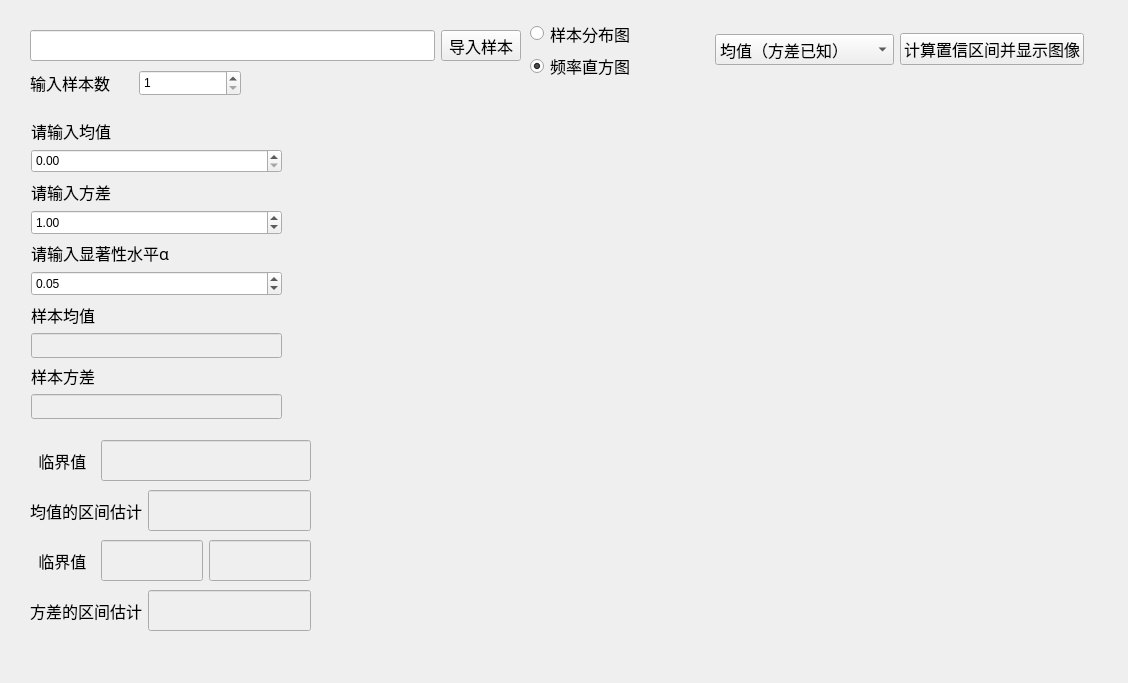
<?xml version="1.0" encoding="UTF-8"?>
<ui version="4.0">
 <class>Simple_m_confidence_interval_Form</class>
 <widget class="QWidget" name="Simple_m_confidence_interval_Form">
  <property name="geometry">
   <rect>
    <x>0</x>
    <y>0</y>
    <width>1128</width>
    <height>683</height>
   </rect>
  </property>
  <property name="windowTitle">
   <string>单个正态总体区间估计</string>
  </property>
  <widget class="Plot" name="widget" native="true">
   <property name="geometry">
    <rect>
     <x>350</x>
     <y>130</y>
     <width>741</width>
     <height>521</height>
    </rect>
   </property>
  </widget>
  <widget class="QWidget" name="layoutWidget">
   <property name="geometry">
    <rect>
     <x>30</x>
     <y>590</y>
     <width>281</width>
     <height>41</height>
    </rect>
   </property>
   <layout class="QHBoxLayout" name="horizontalLayout_2">
    <item>
     <widget class="QLabel" name="label_9">
      <property name="sizePolicy">
       <sizepolicy hsizetype="Preferred" vsizetype="Preferred">
        <horstretch>0</horstretch>
        <verstretch>0</verstretch>
       </sizepolicy>
      </property>
      <property name="font">
       <font>
        <family>Agency FB</family>
        <pointsize>12</pointsize>
       </font>
      </property>
      <property name="text">
       <string>方差的区间估计</string>
      </property>
     </widget>
    </item>
    <item>
     <widget class="QLineEdit" name="lineEdit_25">
      <property name="enabled">
       <bool>false</bool>
      </property>
      <property name="sizePolicy">
       <sizepolicy hsizetype="Expanding" vsizetype="Expanding">
        <horstretch>0</horstretch>
        <verstretch>0</verstretch>
       </sizepolicy>
      </property>
      <property name="maxLength">
       <number>20</number>
      </property>
     </widget>
    </item>
   </layout>
  </widget>
  <widget class="QWidget" name="layoutWidget">
   <property name="geometry">
    <rect>
     <x>30</x>
     <y>490</y>
     <width>281</width>
     <height>41</height>
    </rect>
   </property>
   <layout class="QHBoxLayout" name="horizontalLayout">
    <item>
     <widget class="QLabel" name="label_7">
      <property name="sizePolicy">
       <sizepolicy hsizetype="Preferred" vsizetype="Preferred">
        <horstretch>0</horstretch>
        <verstretch>0</verstretch>
       </sizepolicy>
      </property>
      <property name="font">
       <font>
        <family>Agency FB</family>
        <pointsize>12</pointsize>
       </font>
      </property>
      <property name="text">
       <string>均值的区间估计</string>
      </property>
     </widget>
    </item>
    <item>
     <widget class="QLineEdit" name="lineEdit_21">
      <property name="enabled">
       <bool>false</bool>
      </property>
      <property name="sizePolicy">
       <sizepolicy hsizetype="Expanding" vsizetype="Expanding">
        <horstretch>0</horstretch>
        <verstretch>0</verstretch>
       </sizepolicy>
      </property>
      <property name="maxLength">
       <number>20</number>
      </property>
     </widget>
    </item>
   </layout>
  </widget>
  <widget class="QWidget" name="layoutWidget_2">
   <property name="geometry">
    <rect>
     <x>30</x>
     <y>540</y>
     <width>281</width>
     <height>41</height>
    </rect>
   </property>
   <layout class="QHBoxLayout" name="horizontalLayout_4">
    <item>
     <widget class="QLabel" name="label_10">
      <property name="font">
       <font>
        <family>Agency FB</family>
        <pointsize>12</pointsize>
       </font>
      </property>
      <property name="text">
       <string>  临界值  </string>
      </property>
     </widget>
    </item>
    <item>
     <widget class="QLineEdit" name="lineEdit_4">
      <property name="enabled">
       <bool>false</bool>
      </property>
      <property name="sizePolicy">
       <sizepolicy hsizetype="Expanding" vsizetype="Expanding">
        <horstretch>0</horstretch>
        <verstretch>0</verstretch>
       </sizepolicy>
      </property>
      <property name="maxLength">
       <number>10</number>
      </property>
     </widget>
    </item>
    <item>
     <widget class="QLineEdit" name="lineEdit_5">
      <property name="enabled">
       <bool>false</bool>
      </property>
      <property name="sizePolicy">
       <sizepolicy hsizetype="Expanding" vsizetype="Expanding">
        <horstretch>0</horstretch>
        <verstretch>0</verstretch>
       </sizepolicy>
      </property>
      <property name="maxLength">
       <number>10</number>
      </property>
     </widget>
    </item>
   </layout>
  </widget>
  <widget class="QWidget" name="layoutWidget">
   <property name="geometry">
    <rect>
     <x>30</x>
     <y>440</y>
     <width>281</width>
     <height>41</height>
    </rect>
   </property>
   <layout class="QHBoxLayout" name="horizontalLayout_3">
    <item>
     <widget class="QLabel" name="label_2">
      <property name="font">
       <font>
        <family>Agency FB</family>
        <pointsize>12</pointsize>
       </font>
      </property>
      <property name="text">
       <string>  临界值  </string>
      </property>
     </widget>
    </item>
    <item>
     <widget class="QLineEdit" name="lineEdit_3">
      <property name="enabled">
       <bool>false</bool>
      </property>
      <property name="sizePolicy">
       <sizepolicy hsizetype="Expanding" vsizetype="Expanding">
        <horstretch>0</horstretch>
        <verstretch>0</verstretch>
       </sizepolicy>
      </property>
      <property name="maxLength">
       <number>10</number>
      </property>
     </widget>
    </item>
   </layout>
  </widget>
  <widget class="QWidget" name="layoutWidget">
   <property name="geometry">
    <rect>
     <x>31</x>
     <y>118</y>
     <width>251</width>
     <height>301</height>
    </rect>
   </property>
   <layout class="QGridLayout" name="gridLayout">
    <item row="0" column="0">
     <widget class="QLabel" name="label_6">
      <property name="sizePolicy">
       <sizepolicy hsizetype="Preferred" vsizetype="Expanding">
        <horstretch>0</horstretch>
        <verstretch>0</verstretch>
       </sizepolicy>
      </property>
      <property name="font">
       <font>
        <family>Agency FB</family>
        <pointsize>12</pointsize>
       </font>
      </property>
      <property name="text">
       <string>请输入均值</string>
      </property>
     </widget>
    </item>
    <item row="1" column="0">
     <widget class="QDoubleSpinBox" name="doubleSpinBox_2">
      <property name="sizePolicy">
       <sizepolicy hsizetype="Minimum" vsizetype="Expanding">
        <horstretch>0</horstretch>
        <verstretch>0</verstretch>
       </sizepolicy>
      </property>
      <property name="maximum">
       <double>99999999999999991611392.000000000000000</double>
      </property>
     </widget>
    </item>
    <item row="2" column="0">
     <widget class="QLabel" name="label_4">
      <property name="sizePolicy">
       <sizepolicy hsizetype="Preferred" vsizetype="Expanding">
        <horstretch>0</horstretch>
        <verstretch>0</verstretch>
       </sizepolicy>
      </property>
      <property name="font">
       <font>
        <family>Agency FB</family>
        <pointsize>12</pointsize>
       </font>
      </property>
      <property name="text">
       <string>请输入方差</string>
      </property>
     </widget>
    </item>
    <item row="3" column="0">
     <widget class="QDoubleSpinBox" name="doubleSpinBox_3">
      <property name="sizePolicy">
       <sizepolicy hsizetype="Minimum" vsizetype="Expanding">
        <horstretch>0</horstretch>
        <verstretch>0</verstretch>
       </sizepolicy>
      </property>
      <property name="maximum">
       <double>1000000000000000013287555072.000000000000000</double>
      </property>
      <property name="value">
       <double>1.000000000000000</double>
      </property>
     </widget>
    </item>
    <item row="4" column="0">
     <widget class="QLabel" name="label">
      <property name="sizePolicy">
       <sizepolicy hsizetype="Preferred" vsizetype="Expanding">
        <horstretch>0</horstretch>
        <verstretch>0</verstretch>
       </sizepolicy>
      </property>
      <property name="font">
       <font>
        <family>Agency FB</family>
        <pointsize>12</pointsize>
       </font>
      </property>
      <property name="text">
       <string>请输入显著性水平α</string>
      </property>
     </widget>
    </item>
    <item row="5" column="0">
     <widget class="QDoubleSpinBox" name="doubleSpinBox">
      <property name="sizePolicy">
       <sizepolicy hsizetype="Expanding" vsizetype="Expanding">
        <horstretch>0</horstretch>
        <verstretch>0</verstretch>
       </sizepolicy>
      </property>
      <property name="maximum">
       <double>1.000000000000000</double>
      </property>
      <property name="singleStep">
       <double>0.010000000000000</double>
      </property>
      <property name="value">
       <double>0.050000000000000</double>
      </property>
     </widget>
    </item>
    <item row="6" column="0">
     <widget class="QLabel" name="label_3">
      <property name="sizePolicy">
       <sizepolicy hsizetype="Preferred" vsizetype="Expanding">
        <horstretch>0</horstretch>
        <verstretch>0</verstretch>
       </sizepolicy>
      </property>
      <property name="font">
       <font>
        <family>Agency FB</family>
        <pointsize>12</pointsize>
       </font>
      </property>
      <property name="text">
       <string>样本均值</string>
      </property>
     </widget>
    </item>
    <item row="7" column="0">
     <widget class="QLineEdit" name="lineEdit_22">
      <property name="enabled">
       <bool>false</bool>
      </property>
      <property name="sizePolicy">
       <sizepolicy hsizetype="Expanding" vsizetype="Expanding">
        <horstretch>0</horstretch>
        <verstretch>0</verstretch>
       </sizepolicy>
      </property>
      <property name="maxLength">
       <number>4</number>
      </property>
     </widget>
    </item>
    <item row="8" column="0">
     <widget class="QLabel" name="label_5">
      <property name="sizePolicy">
       <sizepolicy hsizetype="Preferred" vsizetype="Expanding">
        <horstretch>0</horstretch>
        <verstretch>0</verstretch>
       </sizepolicy>
      </property>
      <property name="font">
       <font>
        <family>Agency FB</family>
        <pointsize>12</pointsize>
       </font>
      </property>
      <property name="text">
       <string>样本方差</string>
      </property>
     </widget>
    </item>
    <item row="9" column="0">
     <widget class="QLineEdit" name="lineEdit_24">
      <property name="enabled">
       <bool>false</bool>
      </property>
      <property name="sizePolicy">
       <sizepolicy hsizetype="Expanding" vsizetype="Expanding">
        <horstretch>0</horstretch>
        <verstretch>0</verstretch>
       </sizepolicy>
      </property>
      <property name="maxLength">
       <number>4</number>
      </property>
     </widget>
    </item>
   </layout>
  </widget>
  <widget class="QWidget" name="">
   <property name="geometry">
    <rect>
     <x>30</x>
     <y>30</y>
     <width>491</width>
     <height>31</height>
    </rect>
   </property>
   <layout class="QHBoxLayout" name="horizontalLayout_5">
    <item>
     <widget class="QLineEdit" name="lineEdit">
      <property name="sizePolicy">
       <sizepolicy hsizetype="Expanding" vsizetype="Expanding">
        <horstretch>0</horstretch>
        <verstretch>0</verstretch>
       </sizepolicy>
      </property>
     </widget>
    </item>
    <item>
     <widget class="QPushButton" name="pushButton_4">
      <property name="sizePolicy">
       <sizepolicy hsizetype="Minimum" vsizetype="Expanding">
        <horstretch>0</horstretch>
        <verstretch>0</verstretch>
       </sizepolicy>
      </property>
      <property name="font">
       <font>
        <pointsize>12</pointsize>
       </font>
      </property>
      <property name="text">
       <string>导入样本</string>
      </property>
     </widget>
    </item>
   </layout>
  </widget>
  <widget class="QWidget" name="">
   <property name="geometry">
    <rect>
     <x>30</x>
     <y>70</y>
     <width>211</width>
     <height>26</height>
    </rect>
   </property>
   <layout class="QHBoxLayout" name="horizontalLayout_6">
    <item>
     <widget class="QLabel" name="label_8">
      <property name="sizePolicy">
       <sizepolicy hsizetype="Preferred" vsizetype="Expanding">
        <horstretch>0</horstretch>
        <verstretch>0</verstretch>
       </sizepolicy>
      </property>
      <property name="font">
       <font>
        <family>Agency FB</family>
        <pointsize>12</pointsize>
       </font>
      </property>
      <property name="text">
       <string>输入样本数</string>
      </property>
     </widget>
    </item>
    <item>
     <widget class="QSpinBox" name="spinBox">
      <property name="sizePolicy">
       <sizepolicy hsizetype="Minimum" vsizetype="Expanding">
        <horstretch>0</horstretch>
        <verstretch>0</verstretch>
       </sizepolicy>
      </property>
      <property name="minimum">
       <number>1</number>
      </property>
      <property name="maximum">
       <number>999999999</number>
      </property>
     </widget>
    </item>
   </layout>
  </widget>
  <widget class="QWidget" name="">
   <property name="geometry">
    <rect>
     <x>530</x>
     <y>20</y>
     <width>554</width>
     <height>59</height>
    </rect>
   </property>
   <layout class="QGridLayout" name="gridLayout_2">
    <item row="0" column="0">
     <layout class="QVBoxLayout" name="verticalLayout">
      <item>
       <widget class="QRadioButton" name="radioButton_2">
        <property name="font">
         <font>
          <pointsize>12</pointsize>
         </font>
        </property>
        <property name="text">
         <string>样本分布图</string>
        </property>
       </widget>
      </item>
      <item>
       <widget class="QRadioButton" name="radioButton">
        <property name="font">
         <font>
          <pointsize>12</pointsize>
         </font>
        </property>
        <property name="text">
         <string>频率直方图</string>
        </property>
        <property name="checked">
         <bool>true</bool>
        </property>
       </widget>
      </item>
     </layout>
    </item>
    <item row="0" column="1">
     <widget class="QComboBox" name="comboBox">
      <property name="font">
       <font>
        <family>Agency FB</family>
        <pointsize>12</pointsize>
       </font>
      </property>
      <property name="focusPolicy">
       <enum>Qt::WheelFocus</enum>
      </property>
      <property name="contextMenuPolicy">
       <enum>Qt::DefaultContextMenu</enum>
      </property>
      <property name="layoutDirection">
       <enum>Qt::LeftToRight</enum>
      </property>
      <property name="insertPolicy">
       <enum>QComboBox::InsertAtBottom</enum>
      </property>
      <property name="frame">
       <bool>true</bool>
      </property>
      <item>
       <property name="text">
        <string>均值（方差已知）</string>
       </property>
      </item>
      <item>
       <property name="text">
        <string>均值（方差未知）</string>
       </property>
      </item>
      <item>
       <property name="text">
        <string>方差</string>
       </property>
      </item>
     </widget>
    </item>
    <item row="0" column="2">
     <widget class="QPushButton" name="pushButton">
      <property name="font">
       <font>
        <pointsize>12</pointsize>
       </font>
      </property>
      <property name="text">
       <string>计算置信区间并显示图像</string>
      </property>
     </widget>
    </item>
   </layout>
  </widget>
 </widget>
 <customwidgets>
  <customwidget>
   <class>Plot</class>
   <extends>QWidget</extends>
   <header location="global">Plot</header>
   <container>1</container>
  </customwidget>
 </customwidgets>
 <resources/>
 <connections/>
</ui>
